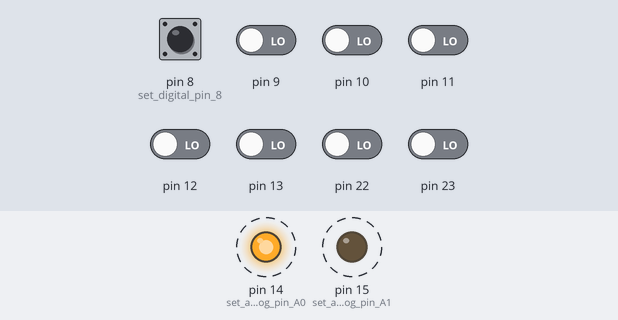
A sketch run on a simulated Arduino Uno, built with avr-gcc and run on an emulated ATmega328P. Shown: output pins drawn as LEDs (lit = HIGH). Dashed ring = blinking. Inputs (shaded band) come from the test bench; at power-on: pin 8 (set_digital_pin_8), pin 9–13, pin 22, pin 23 LOW. What the sketch prints to the serial monitor is not drawn.

Above: at 0.15 s.
Timing chart, 0 to 3.0 s (numbered marks = the images above):
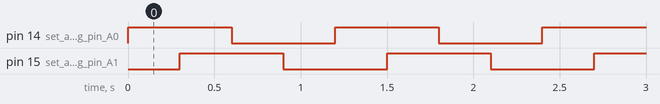

Measured:
- by itself, pin 14 (set_analog_pin_A0), pin 15 (set_analog_pin_A1): alternates HIGH for 0.60 s and LOW for 0.60 s
- by itself, everything shown: repeats every 1.2 s, in 4 steps

The sketch:

IO_Port.ino
```cpp
/* Learning AVR with Arduino
 *  Lesson: I/O PORT
 *  Date: 25/June/2020
 *  Author: Morgan
 *
 */

#include <avr/io.h>
#include <util/delay.h>
#define F_CPU 16000000UL

int main(){
  DDRC |= (1<<PC0)|(1<<PC1);      // set PORTC0 and PORTC1 as output
  PORTC &= ~(1<<PC0)|~(1<<PC1);   // set PORTC0 and PORTC1 as LOW
  DDRB &= ~(1<<PB0);              // set PORCB0 as input
  Serial.begin(9600);             // for observing

  while(1){
    PORTC |= (1<<PC0);            // set PORTC0 as HIGH
    _delay_ms(300);               // delay 300 ms
    PORTC |= (1<<PC1);            // set PORTC1 as HIGH
    _delay_ms(300);               // delay 300 ms

    PORTC &= ~(1<<PC0);           // set PORTC0 as LOW
    _delay_ms(300);               // delay 300 ms
    PORTC &= ~(1<<PC1);           // set PORTC1 as LOW
    boolean pin_status = PINB & (1<<PINB0); // assign status of PORTCB0 to variable
    _delay_ms(300);               // delay 300 ms
    Serial.println(pin_status);   // print status of PORTB0 on serial monitor

  }
}


/* Arduino syntax
void setup(){
  pinMode(8,INPUT);        // set digital pin 8 (PORTB0) as output
  pinMode(A0,OUTPUT);      // set analog pin A0 (PORTC0) as output
  pinMode(A1,OUTPUT);      // set analog pin A1 (PORTC1) as output
  digitalWrite(A0,LOW);    // set pin A0 as LOW
  digitalWrite(A1,LOW);    // set pin A1 as LOW

  Serial.begin(9600);      // serial communicating
}

void loop(){
  digitalWrite(A0, HIGH);   // set pin A0 (PORTC0) as HIGH
  delay(300);               // delay 300 ms
  digitalWrite(A1, HIGH);   // set pin A1 (PORTC1) as HIGH
  delay(300);               // delay 300 ms

  digitalWrite(A0, LOW);    // set pin A0 (PORTC0) as LOW
  delay(300);               // delay 300 ms
  digitalWrite(A1, LOW);    // set pin A1 (PORTC1) as LOW
  delay(300);               // delay 300 ms

  boolean pin_status = digitalRead(8);  // assign status of PORTB0 to variable
  Serial.println(pin_status);           // show status of PORTB0 on serial monitor
}
*/
```
